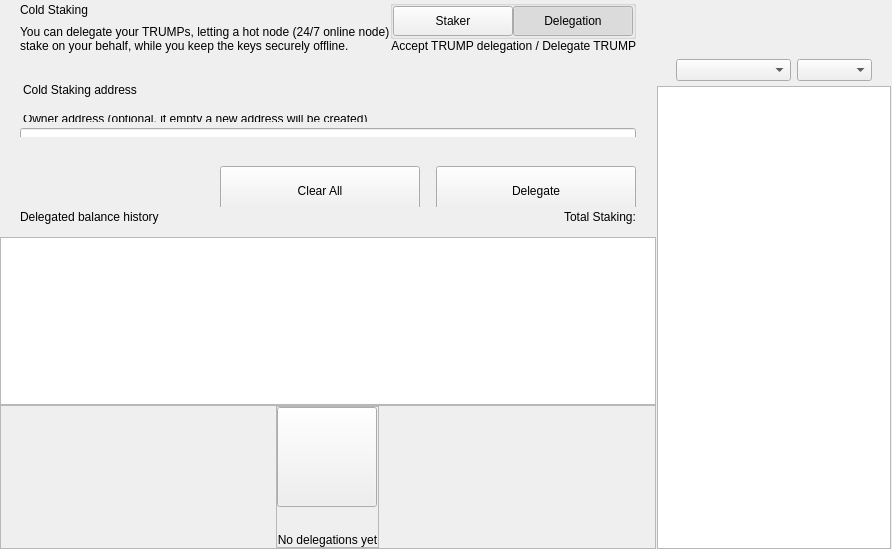
<?xml version="1.0" encoding="UTF-8"?>
<ui version="4.0">
 <class>ColdStakingWidget</class>
 <widget class="QWidget" name="ColdStakingWidget">
  <property name="geometry">
   <rect>
    <x>0</x>
    <y>0</y>
    <width>629</width>
    <height>549</height>
   </rect>
  </property>
  <property name="windowTitle">
   <string>Form</string>
  </property>
  <layout class="QHBoxLayout" name="horizontalLayout_1" stretch="2,1">
   <property name="spacing">
    <number>0</number>
   </property>
   <property name="leftMargin">
    <number>0</number>
   </property>
   <property name="topMargin">
    <number>0</number>
   </property>
   <property name="rightMargin">
    <number>0</number>
   </property>
   <property name="bottomMargin">
    <number>0</number>
   </property>
   <item>
    <widget class="QWidget" name="left" native="true">
     <layout class="QVBoxLayout" name="verticalLayout_3">
      <property name="leftMargin">
       <number>0</number>
      </property>
      <property name="topMargin">
       <number>0</number>
      </property>
      <property name="rightMargin">
       <number>0</number>
      </property>
      <property name="bottomMargin">
       <number>0</number>
      </property>
      <item>
       <layout class="QVBoxLayout" name="verticalLayout_2">
        <property name="spacing">
         <number>0</number>
        </property>
        <item>
         <layout class="QVBoxLayout" name="verticalLayoutTop">
          <property name="spacing">
           <number>0</number>
          </property>
          <property name="leftMargin">
           <number>0</number>
          </property>
          <property name="rightMargin">
           <number>0</number>
          </property>
          <item>
           <widget class="QWidget" name="containerTitle" native="true">
            <property name="sizePolicy">
             <sizepolicy hsizetype="Preferred" vsizetype="Minimum">
              <horstretch>0</horstretch>
              <verstretch>0</verstretch>
             </sizepolicy>
            </property>
            <property name="maximumSize">
             <size>
              <width>16777215</width>
              <height>100</height>
             </size>
            </property>
            <layout class="QHBoxLayout" name="containerTitleLayout">
             <property name="spacing">
              <number>0</number>
             </property>
             <property name="leftMargin">
              <number>20</number>
             </property>
             <property name="topMargin">
              <number>0</number>
             </property>
             <property name="rightMargin">
              <number>20</number>
             </property>
             <property name="bottomMargin">
              <number>0</number>
             </property>
             <item>
              <layout class="QVBoxLayout" name="verticalLayout11">
               <property name="spacing">
                <number>5</number>
               </property>
               <item>
                <widget class="QLabel" name="labelTitle">
                 <property name="text">
                  <string>Cold Staking</string>
                 </property>
                </widget>
               </item>
               <item>
                <widget class="QLabel" name="labelSubtitle1">
                 <property name="maximumSize">
                  <size>
                   <width>16777215</width>
                   <height>16777215</height>
                  </size>
                 </property>
                 <property name="text">
                  <string>You can delegate your TRUMPs, letting a hot node (24/7 online node)
stake on your behalf, while you keep the keys securely offline.</string>
                 </property>
                </widget>
               </item>
              </layout>
             </item>
             <item>
              <spacer name="horizontalSpacer">
               <property name="orientation">
                <enum>Qt::Horizontal</enum>
               </property>
               <property name="sizeHint" stdset="0">
                <size>
                 <width>40</width>
                 <height>20</height>
                </size>
               </property>
              </spacer>
             </item>
             <item>
              <widget class="QWidget" name="containerViewPrivacyChecks" native="true">
               <layout class="QVBoxLayout" name="containerPrivacyChecks">
                <property name="spacing">
                 <number>0</number>
                </property>
                <property name="leftMargin">
                 <number>0</number>
                </property>
                <property name="topMargin">
                 <number>0</number>
                </property>
                <property name="rightMargin">
                 <number>0</number>
                </property>
                <property name="bottomMargin">
                 <number>0</number>
                </property>
                <item alignment="Qt::AlignHCenter|Qt::AlignVCenter">
                 <widget class="QGroupBox" name="groupBox">
                  <property name="title">
                   <string/>
                  </property>
                  <layout class="QHBoxLayout" name="horizontalLayout_2_1">
                   <property name="spacing">
                    <number>0</number>
                   </property>
                   <property name="leftMargin">
                    <number>0</number>
                   </property>
                   <property name="topMargin">
                    <number>0</number>
                   </property>
                   <property name="rightMargin">
                    <number>0</number>
                   </property>
                   <property name="bottomMargin">
                    <number>0</number>
                   </property>
                   <item>
                    <widget class="QPushButton" name="pushLeft">
                     <property name="minimumSize">
                      <size>
                       <width>120</width>
                       <height>30</height>
                      </size>
                     </property>
                     <property name="maximumSize">
                      <size>
                       <width>120</width>
                       <height>30</height>
                      </size>
                     </property>
                     <property name="focusPolicy">
                      <enum>Qt::NoFocus</enum>
                     </property>
                     <property name="text">
                      <string>Staker</string>
                     </property>
                     <property name="checkable">
                      <bool>true</bool>
                     </property>
                     <property name="autoExclusive">
                      <bool>true</bool>
                     </property>
                    </widget>
                   </item>
                   <item>
                    <widget class="QPushButton" name="pushRight">
                     <property name="minimumSize">
                      <size>
                       <width>120</width>
                       <height>30</height>
                      </size>
                     </property>
                     <property name="maximumSize">
                      <size>
                       <width>120</width>
                       <height>30</height>
                      </size>
                     </property>
                     <property name="focusPolicy">
                      <enum>Qt::NoFocus</enum>
                     </property>
                     <property name="text">
                      <string>Delegation</string>
                     </property>
                     <property name="checkable">
                      <bool>true</bool>
                     </property>
                     <property name="checked">
                      <bool>true</bool>
                     </property>
                     <property name="autoExclusive">
                      <bool>true</bool>
                     </property>
                    </widget>
                   </item>
                  </layout>
                 </widget>
                </item>
                <item alignment="Qt::AlignTop">
                 <widget class="QLabel" name="labelSubtitle2">
                  <property name="text">
                   <string>Accept TRUMP delegation / Delegate TRUMP</string>
                  </property>
                  <property name="alignment">
                   <set>Qt::AlignRight|Qt::AlignTrailing|Qt::AlignVCenter</set>
                  </property>
                 </widget>
                </item>
               </layout>
              </widget>
             </item>
            </layout>
           </widget>
          </item>
          <item>
           <spacer name="verticalSpacer_2">
            <property name="orientation">
             <enum>Qt::Vertical</enum>
            </property>
            <property name="sizeType">
             <enum>QSizePolicy::Fixed</enum>
            </property>
            <property name="sizeHint" stdset="0">
             <size>
              <width>20</width>
              <height>30</height>
             </size>
            </property>
           </spacer>
          </item>
          <item>
           <widget class="QWidget" name="containerSend" native="true">
            <property name="minimumSize">
             <size>
              <width>0</width>
              <height>50</height>
             </size>
            </property>
            <layout class="QVBoxLayout" name="containerSendRow">
             <property name="spacing">
              <number>6</number>
             </property>
             <property name="leftMargin">
              <number>0</number>
             </property>
             <property name="topMargin">
              <number>0</number>
             </property>
             <property name="rightMargin">
              <number>0</number>
             </property>
             <property name="bottomMargin">
              <number>0</number>
             </property>
             <item>
              <widget class="QLabel" name="labelEditTitle">
               <property name="maximumSize">
                <size>
                 <width>16777215</width>
                 <height>30</height>
                </size>
               </property>
               <property name="styleSheet">
                <string notr="true">padding-left:20px; padding-bottom:3px;</string>
               </property>
               <property name="text">
                <string>Cold Staking address</string>
               </property>
              </widget>
             </item>
             <item>
              <spacer name="verticalSpacer_6">
               <property name="orientation">
                <enum>Qt::Vertical</enum>
               </property>
               <property name="sizeType">
                <enum>QSizePolicy::Fixed</enum>
               </property>
               <property name="sizeHint" stdset="0">
                <size>
                 <width>20</width>
                 <height>9</height>
                </size>
               </property>
              </spacer>
             </item>
             <item>
              <widget class="QWidget" name="containerOwner" native="true">
               <layout class="QVBoxLayout" name="vContainerOwner">
                <property name="spacing">
                 <number>4</number>
                </property>
                <property name="leftMargin">
                 <number>20</number>
                </property>
                <property name="topMargin">
                 <number>0</number>
                </property>
                <property name="rightMargin">
                 <number>20</number>
                </property>
                <property name="bottomMargin">
                 <number>0</number>
                </property>
                <item>
                 <widget class="QLabel" name="labelSubtitleDescription">
                  <property name="maximumSize">
                   <size>
                    <width>16777215</width>
                    <height>20</height>
                   </size>
                  </property>
                  <property name="styleSheet">
                   <string notr="true">margin-bottom:2px;
                   margin-left:0.05px;
                   padding:0px;</string>
                  </property>
                  <property name="text">
                   <string>Owner address (optional, if empty a new address will be created)</string>
                  </property>
                 </widget>
                </item>
                <item>
                 <widget class="QLineEdit" name="lineEditOwnerAddress">
                  <property name="minimumSize">
                   <size>
                    <width>0</width>
                    <height>50</height>
                   </size>
                  </property>
                  <property name="maximumSize">
                   <size>
                    <width>16777215</width>
                    <height>50</height>
                   </size>
                  </property>
                  <property name="styleSheet">
                   <string notr="true"/>
                  </property>
                  <property name="placeholderText">
                   <string>Enter owner address</string>
                  </property>
                 </widget>
                </item>
               </layout>
              </widget>
             </item>
            </layout>
           </widget>
          </item>
         </layout>
        </item>
        <item>
         <spacer name="verticalSpacer_3">
          <property name="orientation">
           <enum>Qt::Vertical</enum>
          </property>
          <property name="sizeType">
           <enum>QSizePolicy::Minimum</enum>
          </property>
          <property name="sizeHint" stdset="0">
           <size>
            <width>20</width>
            <height>20</height>
           </size>
          </property>
         </spacer>
        </item>
        <item>
         <widget class="QWidget" name="containerBtn" native="true">
          <property name="minimumSize">
           <size>
            <width>0</width>
            <height>50</height>
           </size>
          </property>
          <layout class="QHBoxLayout" name="horizontalLayout">
           <property name="rightMargin">
            <number>20</number>
           </property>
           <item>
            <spacer name="horizontalSpacer_2">
             <property name="orientation">
              <enum>Qt::Horizontal</enum>
             </property>
             <property name="sizeHint" stdset="0">
              <size>
               <width>200</width>
               <height>20</height>
              </size>
             </property>
            </spacer>
           </item>
           <item>
            <layout class="QHBoxLayout" name="horizontalLayout_7">
             <item>
              <spacer name="horizontalSpacer_3">
               <property name="orientation">
                <enum>Qt::Horizontal</enum>
               </property>
               <property name="sizeType">
                <enum>QSizePolicy::Expanding</enum>
               </property>
               <property name="sizeHint" stdset="0">
                <size>
                 <width>40</width>
                 <height>20</height>
                </size>
               </property>
              </spacer>
             </item>
             <item>
              <widget class="QPushButton" name="pushButtonClear">
               <property name="minimumSize">
                <size>
                 <width>200</width>
                 <height>50</height>
                </size>
               </property>
               <property name="focusPolicy">
                <enum>Qt::NoFocus</enum>
               </property>
               <property name="text">
                <string>Clear All</string>
               </property>
              </widget>
             </item>
             <item>
              <spacer name="horizontalSpacer_4">
               <property name="orientation">
                <enum>Qt::Horizontal</enum>
               </property>
               <property name="sizeType">
                <enum>QSizePolicy::Fixed</enum>
               </property>
               <property name="sizeHint" stdset="0">
                <size>
                 <width>10</width>
                 <height>20</height>
                </size>
               </property>
              </spacer>
             </item>
             <item>
              <widget class="QPushButton" name="pushButtonSend">
               <property name="minimumSize">
                <size>
                 <width>200</width>
                 <height>50</height>
                </size>
               </property>
               <property name="maximumSize">
                <size>
                 <width>200</width>
                 <height>50</height>
                </size>
               </property>
               <property name="focusPolicy">
                <enum>Qt::NoFocus</enum>
               </property>
               <property name="text">
                <string>Delegate</string>
               </property>
              </widget>
             </item>
            </layout>
           </item>
          </layout>
         </widget>
        </item>
        <item>
         <widget class="QWidget" name="containerHistoryLabel" native="true">
          <layout class="QHBoxLayout" name="horizontalLayout_4">
           <property name="spacing">
            <number>0</number>
           </property>
           <property name="leftMargin">
            <number>20</number>
           </property>
           <property name="topMargin">
            <number>0</number>
           </property>
           <property name="rightMargin">
            <number>20</number>
           </property>
           <property name="bottomMargin">
            <number>0</number>
           </property>
           <item>
            <widget class="QWidget" name="verticalWidget" native="true">
             <property name="minimumSize">
              <size>
               <width>100</width>
               <height>0</height>
              </size>
             </property>
             <layout class="QVBoxLayout" name="verticalLayout_58">
              <property name="leftMargin">
               <number>0</number>
              </property>
              <property name="topMargin">
               <number>0</number>
              </property>
              <property name="rightMargin">
               <number>0</number>
              </property>
              <property name="bottomMargin">
               <number>0</number>
              </property>
              <item>
               <widget class="QLabel" name="labelListHistory">
                <property name="text">
                 <string>Delegated balance history</string>
                </property>
               </widget>
              </item>
             </layout>
            </widget>
           </item>
           <item>
            <spacer name="horizontalSpacer_5">
             <property name="orientation">
              <enum>Qt::Horizontal</enum>
             </property>
             <property name="sizeHint" stdset="0">
              <size>
               <width>40</width>
               <height>20</height>
              </size>
             </property>
            </spacer>
           </item>
           <item>
            <widget class="QLabel" name="labelStakingTotal">
             <property name="text">
              <string>Total Staking:</string>
             </property>
            </widget>
           </item>
          </layout>
         </widget>
        </item>
        <item>
         <layout class="QVBoxLayout" name="verticalLayout_64">
          <property name="spacing">
           <number>0</number>
          </property>
          <item>
           <spacer name="verticalSpacer_44">
            <property name="orientation">
             <enum>Qt::Vertical</enum>
            </property>
            <property name="sizeType">
             <enum>QSizePolicy::Fixed</enum>
            </property>
            <property name="sizeHint" stdset="0">
             <size>
              <width>20</width>
              <height>10</height>
             </size>
            </property>
           </spacer>
          </item>
          <item>
           <widget class="QListView" name="listView">
            <property name="enabled">
             <bool>true</bool>
            </property>
            <property name="mouseTracking">
             <bool>true</bool>
            </property>
           </widget>
          </item>
          <item>
           <widget class="QFrame" name="emptyContainer">
            <property name="minimumSize">
             <size>
              <width>0</width>
              <height>100</height>
             </size>
            </property>
            <property name="frameShape">
             <enum>QFrame::StyledPanel</enum>
            </property>
            <property name="frameShadow">
             <enum>QFrame::Raised</enum>
            </property>
            <layout class="QVBoxLayout" name="verticalLayout_71" stretch="1,8">
             <property name="spacing">
              <number>0</number>
             </property>
             <property name="leftMargin">
              <number>0</number>
             </property>
             <property name="topMargin">
              <number>0</number>
             </property>
             <property name="rightMargin">
              <number>0</number>
             </property>
             <property name="bottomMargin">
              <number>0</number>
             </property>
             <item>
              <spacer name="verticalSpacer">
               <property name="orientation">
                <enum>Qt::Vertical</enum>
               </property>
               <property name="sizeHint" stdset="0">
                <size>
                 <width>20</width>
                 <height>20</height>
                </size>
               </property>
              </spacer>
             </item>
             <item alignment="Qt::AlignHCenter|Qt::AlignVCenter">
              <widget class="QFrame" name="emptyScreen">
               <property name="sizePolicy">
                <sizepolicy hsizetype="Expanding" vsizetype="Expanding">
                 <horstretch>0</horstretch>
                 <verstretch>0</verstretch>
                </sizepolicy>
               </property>
               <property name="frameShape">
                <enum>QFrame::StyledPanel</enum>
               </property>
               <property name="frameShadow">
                <enum>QFrame::Raised</enum>
               </property>
               <layout class="QVBoxLayout" name="verticalLayout">
                <property name="spacing">
                 <number>30</number>
                </property>
                <property name="leftMargin">
                 <number>0</number>
                </property>
                <property name="topMargin">
                 <number>0</number>
                </property>
                <property name="rightMargin">
                 <number>0</number>
                </property>
                <property name="bottomMargin">
                 <number>0</number>
                </property>
                <item alignment="Qt::AlignHCenter|Qt::AlignVCenter">
                 <widget class="QPushButton" name="pushImgEmpty">
                  <property name="minimumSize">
                   <size>
                    <width>100</width>
                    <height>100</height>
                   </size>
                  </property>
                  <property name="maximumSize">
                   <size>
                    <width>100</width>
                    <height>100</height>
                   </size>
                  </property>
                  <property name="focusPolicy">
                   <enum>Qt::NoFocus</enum>
                  </property>
                  <property name="text">
                   <string/>
                  </property>
                  <property name="iconSize">
                   <size>
                    <width>100</width>
                    <height>100</height>
                   </size>
                  </property>
                 </widget>
                </item>
                <item alignment="Qt::AlignHCenter|Qt::AlignVCenter">
                 <widget class="QLabel" name="labelEmpty">
                  <property name="styleSheet">
                   <string notr="true"/>
                  </property>
                  <property name="text">
                   <string>No delegations yet</string>
                  </property>
                  <property name="alignment">
                   <set>Qt::AlignCenter</set>
                  </property>
                 </widget>
                </item>
               </layout>
              </widget>
             </item>
            </layout>
           </widget>
          </item>
         </layout>
        </item>
       </layout>
      </item>
     </layout>
    </widget>
   </item>
   <item>
    <widget class="QWidget" name="right" native="true">
     <layout class="QVBoxLayout" name="rightContainer">
      <property name="spacing">
       <number>0</number>
      </property>
      <property name="leftMargin">
       <number>1</number>
      </property>
      <property name="topMargin">
       <number>0</number>
      </property>
      <property name="rightMargin">
       <number>1</number>
      </property>
      <property name="bottomMargin">
       <number>0</number>
      </property>
      <item>
       <widget class="QWidget" name="containerRightButtons" native="true">
        <property name="minimumSize">
         <size>
          <width>0</width>
          <height>50</height>
         </size>
        </property>
        <layout class="QVBoxLayout" name="verticalLayout_4">
         <property name="leftMargin">
          <number>19</number>
         </property>
         <property name="topMargin">
          <number>0</number>
         </property>
         <property name="rightMargin">
          <number>19</number>
         </property>
         <property name="bottomMargin">
          <number>0</number>
         </property>
         <item>
          <widget class="OptionButton" name="btnCoinControl" native="true">
           <property name="minimumSize">
            <size>
             <width>0</width>
             <height>0</height>
            </size>
           </property>
          </widget>
         </item>
         <item>
          <widget class="OptionButton" name="btnColdStaking" native="true"/>
         </item>
         <item>
          <widget class="OptionButton" name="btnMyStakingAddresses" native="true">
           <property name="sizePolicy">
            <sizepolicy hsizetype="Preferred" vsizetype="Minimum">
             <horstretch>0</horstretch>
             <verstretch>0</verstretch>
            </sizepolicy>
           </property>
          </widget>
         </item>
        </layout>
       </widget>
      </item>
      <item>
       <widget class="QWidget" name="sortWidget" native="true">
        <layout class="QHBoxLayout" name="horizontalLayout_6">
         <property name="leftMargin">
          <number>19</number>
         </property>
         <property name="rightMargin">
          <number>19</number>
         </property>
         <property name="bottomMargin">
          <number>5</number>
         </property>
         <item>
          <spacer name="horizontalSpacer_6">
           <property name="orientation">
            <enum>Qt::Horizontal</enum>
           </property>
           <property name="sizeHint" stdset="0">
            <size>
             <width>40</width>
             <height>20</height>
            </size>
           </property>
          </spacer>
         </item>
         <item>
          <widget class="QComboBox" name="comboBoxSort">
           <property name="sizePolicy">
            <sizepolicy hsizetype="Preferred" vsizetype="Fixed">
             <horstretch>0</horstretch>
             <verstretch>0</verstretch>
            </sizepolicy>
           </property>
           <property name="minimumSize">
            <size>
             <width>115</width>
             <height>0</height>
            </size>
           </property>
          </widget>
         </item>
         <item>
          <widget class="QComboBox" name="comboBoxSortOrder">
           <property name="sizePolicy">
            <sizepolicy hsizetype="Preferred" vsizetype="Fixed">
             <horstretch>0</horstretch>
             <verstretch>0</verstretch>
            </sizepolicy>
           </property>
           <property name="minimumSize">
            <size>
             <width>75</width>
             <height>0</height>
            </size>
           </property>
          </widget>
         </item>
        </layout>
       </widget>
      </item>
      <item>
       <widget class="QListView" name="listViewStakingAddress">
        <property name="enabled">
         <bool>true</bool>
        </property>
        <property name="mouseTracking">
         <bool>true</bool>
        </property>
       </widget>
      </item>
     </layout>
    </widget>
   </item>
  </layout>
 </widget>
 <customwidgets>
  <customwidget>
   <class>OptionButton</class>
   <extends>QWidget</extends>
   <header>qt/trumpcoin/optionbutton.h</header>
   <container>1</container>
  </customwidget>
 </customwidgets>
 <resources/>
 <connections/>
</ui>
